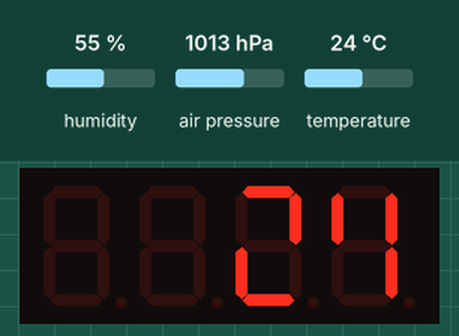
This sketch was run on a simulated Arduino Uno, built with avr-gcc and run on an emulated ATmega328P. On the bench: 4-digit seven-segment display. Wiring (inferred from the names in the program): I2C bus: SDA pin 12; SCL pin 13; HT16K33 LED driver at I2C address 0x70; BME280 sensor at I2C address 0x77. The test bench sets the inputs (shaded band); at power-on: temperature 24 °C, humidity 55 %, air pressure 1013 hPa.

Above: at 1.2 s.
1.3 s: temperature set to 12 °C
At 2.1 s:
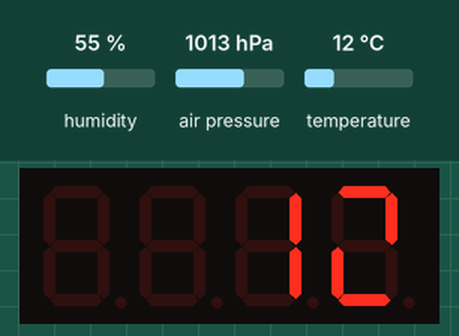
2.8 s: temperature set to 19 °C
At 3.2 s:
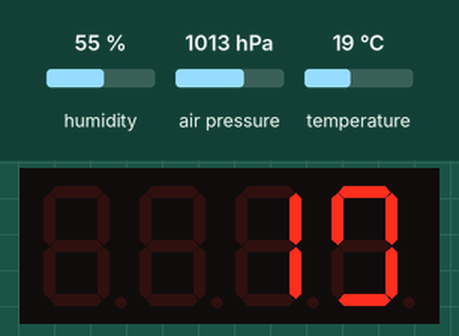
4.3 s: temperature set to 33 °C
At 5.5 s:
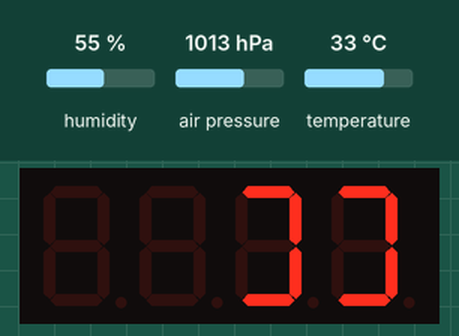
5.8 s: temperature set to 41 °C
At 6.9 s:
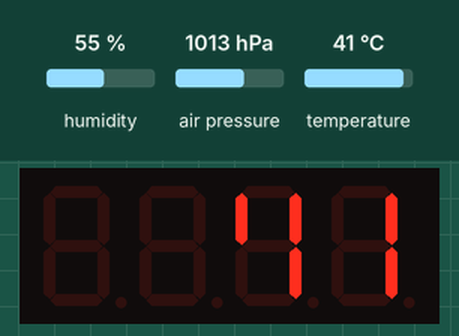
7.3 s: temperature set to 6 °C
At 8.0 s:
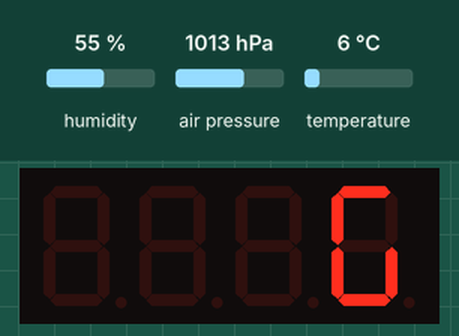
8.8 s: temperature set to 8 °C
Timing chart, 0 to 11.3 s (numbered marks = the images above; inputs shaded):
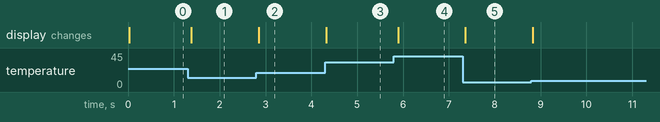

Measured:
- after the input at 1.3 s, the display: changes after 0.09 s (image 1)
- after the input at 2.8 s, the display: changes after 0.05 s (image 2)
- after the input at 4.3 s, the display: changes at once (image 3)
- after the input at 5.8 s, the display: changes after 0.09 s (image 4)
- after the input at 7.3 s, the display: changes after 0.06 s (image 5)

The sketch:

bme280_ht16k33_14seg.ino
```cpp
//------------------------------------------------------------------------------
#include "assets/bme280/bme280.c"
#include "assets/ht16k33/ht16k33.c"
//------------------------------------------------------------------------------
float temp, pres, hum; // Variables to hold temperature, pressure, and humidity values
uint8_t str[12];
calib_coefs calib;    // Calibration coefficients structure
//------------------------------------------------------------------------------
void setup(void)
{
  ht16k33_init(15);   // Initialize HT16K33 with brightness level 15
  bme280_init(&calib, osrs_t_x1, osrs_p_x1, osrs_h_x1, normal_mode); // Initialize BME280 with 1x oversampling for temperature, pressure, & humidity in normal mode
}
//------------------------------------------------------------------------------
void loop(void)
{
  temp = bme280_getTemp(calib); // Get temperature in Celsius
  pres = bme280_getPres(calib); // Get pressure in hPa
  hum = bme280_getHum(calib);   // Get humidity in %

  // dtostrf(pres, 6, 1, str);     // 6 chars min total width, 1 after decimal point
  // strcat(str, "hPa");
  // ht16k33_displayText(str);

  dtostrf(temp, 7, 1, str);
  strcat(str, "°C");
  ht16k33_displayText(str);

  // dtostrf(hum, 8, 1, str);
  // strcat(str, "%");
  // ht16k33_displayText(str);

  delay(100);
}
//------------------------------------------------------------------------------
```

bme280.h
```cpp
#ifndef BME280_H
#define	BME280_H
//------------------------------------------------------------------------------
#include "../i2c/i2c.h"
//------------------------------------------------------------------------------
#define dig_T1_REG       0x88
#define dig_T2_REG       0x8A
#define dig_T3_REG       0x8C

#define dig_P1_REG       0x8E
#define dig_P2_REG       0x90
#define dig_P3_REG       0x92
#define dig_P4_REG       0x94
#define dig_P5_REG       0x96
#define dig_P6_REG       0x98
#define dig_P7_REG       0x9A
#define dig_P8_REG       0x9C
#define dig_P9_REG       0x9E

#define dig_H1_REG       0xA1
#define dig_H2_REG       0xE1
#define dig_H3_REG       0xE3
#define dig_H4_REG       0xE4
#define dig_H5_REG       0xE5
#define dig_H6_REG       0xE7
//------------------------------------------------------------------------------
#define tMSB             0xFA   //temperature MSB register
#define tLSB             0xFB
#define tXLSB            0xFC
#define hMSB             0xFD   //humidity MSB register
#define hLSB             0xFE
#define pMSB             0xF7   //pressure MSB register
#define pLSB             0xF8
#define pXLSB            0xF9
//------------------------------------------------------------------------------
#define CONFIG_REG       0xF5
#define control_reg      0xF4
#define status_reg       0xF3
#define ctrl_hum_reg     0xF2
#define reset_reg        0xE0
#define id_reg           0xD0
#define sleed_mode       0x00
#define forced_mode1     0x01
#define forced_mode2     0x02
#define normal_mode      0x03
//------------------------------------------------------------------------------
#define _skip_           0x00   // skip measurement
#define _x1_             0x01   // x1 oversampling
#define _x2_             0x02   // x2 oversampling
#define _x4_             0x03   // x4 oversampling
#define _x8_             0x04   // x8 oversampling
#define _x16_            0x05   // x16 oversampling
//------------------------------------------------------------------------------
#define osrs_t_skip      _skip_ // skip temperature measurement
#define osrs_t_x1        _x1_   // 1x temperature oversampling
#define osrs_t_x2        _x2_   // 2x temperature oversampling
#define osrs_t_x4        _x4_   // 4x temperature oversampling
#define osrs_t_x8        _x8_   // 8x temperature oversampling
#define osrs_t_x16       _x16_  // 16x temperature oversampling
//------------------------------------------------------------------------------
#define osrs_p_skip      _skip_ // skip pressure measurement
#define osrs_p_x1        _x1_   // 1x pressure oversampling
#define osrs_p_x2        _x2_   // 2x pressure oversampling
#define osrs_p_x4        _x4_   // 4x pressure oversampling
#define osrs_p_x8        _x8_   // 8x pressure oversampling
#define osrs_p_x16       _x16_  // 16x pressure oversampling
//------------------------------------------------------------------------------
#define osrs_h_skip      _skip_ // skip humidity measurement
#define osrs_h_x1        _x1_   // 1x humidity oversampling
#define osrs_h_x2        _x2_   // 2x humidity oversampling
#define osrs_h_x4        _x4_   // 4x humidity oversampling
#define osrs_h_x8        _x8_   // 8x humidity oversampling
#define osrs_h_x16       _x16_  // 16x humidity oversampling
//------------------------------------------------------------------------------
#define BME280_I2C_ADDR  0xEE   // 0x77 shifted left for write
//------------------------------------------------------------------------------
//  Calibration coefficients
//  See page 23 of BMe280 datasheet (3.11.2 Trimming parameter readout)
//------------------------------------------------------------------------------
typedef struct
{
    uint16_t dig_T1;
    int16_t dig_T2;
    int16_t dig_T3;
    uint16_t dig_P1;
    int16_t dig_P2;
    int16_t dig_P3;
    int16_t dig_P4;
    int16_t dig_P5;
    int16_t dig_P6;
    int16_t dig_P7;
    int16_t dig_P8;
    int16_t dig_P9;
    // Humidity calibration coefficients (if applicable)
    // These are only present in BME280, not in BMP280
    // See page 24 of BME280 datasheet (3.11.3 Humidity trimming parameters)
    // Note: BME280 has humidity sensor, BMP280 does not
    uint8_t dig_H1;
    int16_t dig_H2;
    uint8_t dig_H3;
    int16_t dig_H4;
    int16_t dig_H5;
    int8_t  dig_H6; // Note: dig_H6 is signed, so it is declared as int8_t
    // Note: dig_H4 and dig_H5 are calculated from the raw values read from
} calib_coefs;
//------------------------------------------------------------------------------
void     bme280_init(calib_coefs *calib, uint8_t osrs_t, uint8_t osrs_p, uint8_t osrs_h, uint8_t mode);
void     bme280_write(uint8_t reg, uint8_t data);
uint8_t  bme280_read8(uint8_t regAddr);          // Reads 8-bit register
uint16_t bme280_read16(uint8_t regAddr);         // Reads 16-bit register
uint32_t bme280_readUncomp(uint8_t msb);
float    bme280_getTemp(calib_coefs calib);
float    bme280_getPres(calib_coefs calib);
float    bme280_getHum(calib_coefs calib);       // Reads humidity (if applicable)
void     bme280_getCalib(calib_coefs *calib);    // Reads calibration coefficients
//------------------------------------------------------------------------------
int32_t  t_fine;
//------------------------------------------------------------------------------
#endif
```

charset.h
```cpp
#ifndef CHARSET_H
#define CHARSET_H
//------------------------------------------------------------------------------
static const uint16_t chars[] =
{
    0x0000,                 // space
    0x4006,                 // !
    0x0082,                 // "
    0x2A8E,                 // #
    0x2AAD,                 // $
    0x3FE4,                 // %
    0x2359,                 // &
    0x0080,                 // '
    0x0500,                 // (
    0x1040,                 // )
    0x3FC0,                 // *
    0x2A80,                 // +
    0x1000,                 // ,
    0x2200,                 // -
    0x4000,                 // .
    0x1100,                 // slash
    0x113F,                 // 0
    0x0006,                 // 1
    0x221B,                 // 2
    0x220F,                 // 3
    0x2226,                 // 4
    0x2429,                 // 5
    0x223D,                 // 6
    0x0007,                 // 7
    0x223F,                 // 8
    0x222F,                 // 9
    0x0880,                 // :
    0x1080,                 // ;
    0x2500,                 // <
    0x2208,                 // =
    0x1240,                 // >
    0x4A03,                 // ?
    0x02BB,                 // @
    0x2237,                 // A
    0x0A8F,                 // B
    0x0039,                 // C
    0x088F,                 // D
    0x2039,                 // E
    0x2031,                 // F
    0x023D,                 // G
    0x2236,                 // H
    0x0889,                 // I
    0x001E,                 // J
    0x2530,                 // K
    0x0038,                 // L
    0x0176,                 // M
    0x0476,                 // N
    0x003F,                 // O
    0x2233,                 // P
    0x043F,                 // Q
    0x2633,                 // R
    0x222D,                 // S
    0x0881,                 // T
    0x003E,                 // U
    0x1130,                 // V
    0x1436,                 // W
    0x1540,                 // X
    0x222E,                 // Y
    0x1109,                 // Z
    0x0039,                 // [
    0x0440,                 // backslash
    0x000F,                 // ]
    0x1400,                 // ^
    0x0008,                 // _
    0x0040,                 // `
    0x2818,                 // a
    0x2438,                 // b
    0x2218,                 // c
    0x120E,                 // d
    0x3018,                 // e
    0x2B00,                 // f
    0x030E,                 // g
    0x2830,                 // h
    0x0800,                 // i
    0x1090,                 // j
    0x0D80,                 // k
    0x0030,                 // l
    0x2A14,                 // m
    0x2810,                 // n
    0x221C,                 // o
    0x2070,                 // p
    0x0306,                 // q
    0x2010,                 // r
    0x0608,                 // s
    0x2038,                 // t
    0x001C,                 // u
    0x1010,                 // v
    0x1414,                 // w
    0x1540,                 // x
    0x028E,                 // y
    0x3008,                 // z
    0x3049,                 // {
    0x0880,                 // |
    0x0709,                 // }
    0x3300,                 // ~
    0x0000,                 // (del)
};
//------------------------------------------------------------------------------
static const uint16_t custom_chars[1] =
{
	0x2223,                 // ° Degree symbol. NON STANDARD CHARSET CHAR!!!
};
//------------------------------------------------------------------------------
#endif
```

ht16k33.h
```cpp
#ifndef HT16K33_H
#define	HT16K33_H
//------------------------------------------------------------------------------
#include "../i2c/i2c.h"
#include "charset.h"
//------------------------------------------------------------------------------
#define HT16K33_ADDRESS  0xE0      //Address bits can be altered on device if wished
#define OSCILLATOR_ON    0x21      //HT16K33 internal oscillator
#define DIGITAL_DIM      0xE0
#define DISPLAY_SETUP    0x81
#define DISPLAY_MEMORY   0x00      //Start address. auto increments on every write. valid from 0x00 - 0xFF then auto wraps after last valid address
#define DECIMAL_POINT    0x4000
//------------------------------------------------------------------------------
void ht16k33_init(uint8_t brightness);
void ht16k33_on(void);
void ht16k33_blink(uint8_t _data);
void ht16k33_setBrightness(uint8_t _data);
void ht16k33_displayNum(signed long int number);
void ht16k33_displayText(uint8_t text[]);
void ht16k33_write(uint8_t text[]);
void writeChar(uint8_t chr, uint8_t chrPos, int8_t dpPos);
uint16_t getDigit(uint8_t chr, uint8_t chrPos, int8_t dpPos);
void setDpPos(int8_t dpPos[], uint8_t chars[]);
//------------------------------------------------------------------------------
#endif	/* HT16K33_H */
```

i2c.h
```cpp
#ifndef I2C_H
#define I2C_H
//------------------------------------------------------------------------------
#define ACK  0
#define NACK 1
//------------------------------------------------------------------------------
uint8_t SCLK = 13;
uint8_t SDAT = 12;
//------------------------------------------------------------------------------
void i2c_init(void)
{
  // Note i2c SDA is open drain, this means we need to use INPUT for an SDA high logic. I.e. we can't just write digitalWrite(pin, HIGH) for the SDA.
  pinMode(SCLK, OUTPUT);

  pinMode(SDAT, INPUT);       // SDAT = 1
  digitalWrite(SCLK, HIGH);   // SCLK = 1
}
//------------------------------------------------------------------------------
void i2c_start(void)
{
  pinMode(SDAT, OUTPUT);     // SDAT = 0
  digitalWrite(SCLK, LOW);   // SCLK = 0
}
//------------------------------------------------------------------------------
void i2c_restart(void)
{
  pinMode(SDAT, INPUT);       // SDAT = 1
  digitalWrite(SCLK, HIGH);   // SCLK = 1
  pinMode(SDAT, OUTPUT);      // SDAT = 0
  digitalWrite(SCLK, LOW);    // SCLK = 0
}
//------------------------------------------------------------------------------
void i2c_stop(void)
{
  digitalWrite(SCLK, LOW);    // SCLK = 0
  pinMode(SDAT, OUTPUT);      // SDAT = 0
  digitalWrite(SCLK, HIGH);   // SCLK = 1
  pinMode(SDAT, INPUT);       // SDAT = 1
}
//------------------------------------------------------------------------------
void i2c_ack(uint8_t ackn)
{
  pinMode(SDAT, (ackn == 1) ? INPUT : OUTPUT);   // SDAT = ackn;
  digitalWrite(SCLK, HIGH);                      // SCLK = 1
  digitalWrite(SCLK, LOW);                       // SCLK = 0
  pinMode(SDAT, INPUT);                          // SDAT = 1
}
//------------------------------------------------------------------------------
uint8_t i2c_write(uint8_t data)
{
  for(uint8_t tx = 0; tx < 8; tx++)
  {
    pinMode(SDAT, ((data << tx) & 0x80) ? INPUT : OUTPUT) ; //MSB first SDAT 1 or 0
    digitalWrite(SCLK, HIGH);   // SCLK = 1
    digitalWrite(SCLK, LOW);    // SCLK = 0 //Toggle SCK pin So that slave can latch data bit
  }

  i2c_ack(ACK);

  return SDAT;
}
//------------------------------------------------------------------------------
uint8_t i2c_read(uint8_t ackState)
{
	uint8_t data = 0;

	for(uint8_t rx = 0; rx < 8; rx++)
	{
		digitalWrite(SCLK, HIGH);   // SCLK = 1

    data += digitalRead(SDAT) << (7-rx);  //MSB first

		digitalWrite(SCLK, LOW);    // SCLK = 0
	}

	i2c_ack(ackState);

	return data;
}
//------------------------------------------------------------------------------
#endif
```
